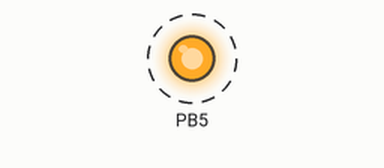
Bench run of a program on a simulated ATmega328P, built with avr-gcc and emulated at 16 MHz. Parts: output pins drawn as LEDs (lit = HIGH). Dashed ring = blinking.

Above: at 0.5 s.
Timing chart, 0 to 4.6 s (numbered marks = the images above):
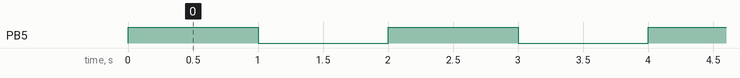

The program:

main.c
```c
/*
 * Blink_Test.c
 *
 * Created: 15-Jan-20 12:51:11 PM
 * Author : praga
 */


 #define F_CPU 16000000L // Specify oscillator frequency
 #include <avr/io.h>
 #include <util/delay.h>

 int main(void)
 {
	 DDRB |= 0B00100000; // configure pin 7 of PORTB as output (digital pin 13 on the Arduino Mega2560)

	 while(1)
	 {
		 PORTB |= 0B00100000; // set 7th bit to HIGH
		 _delay_ms(1000);
		 PORTB = 0B11011111; // set 7th bit to LOW
		 _delay_ms(1000);
	 }
 }
```

Measured:
- by itself, PB5: alternates HIGH for 1.0 s and LOW for 1.0 s
